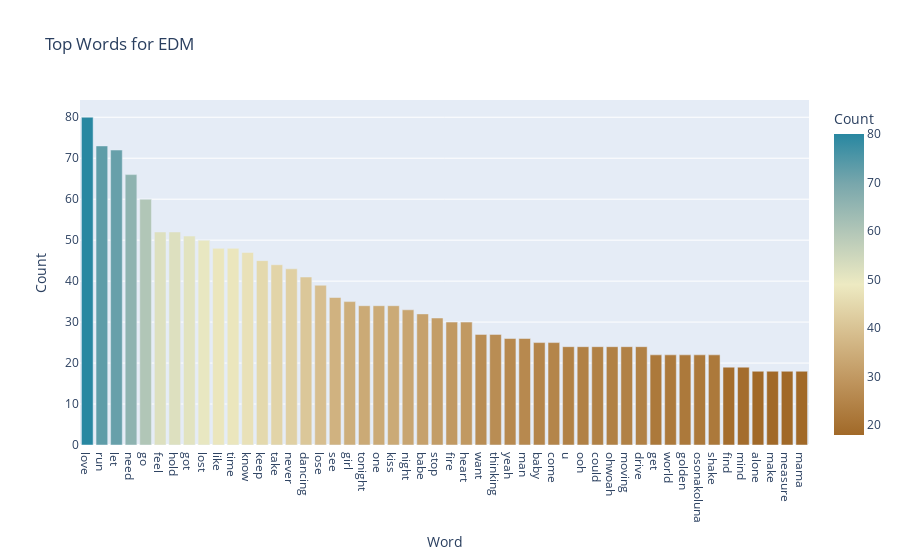

The notebook cell this image was saved under:
### Code cell
# Plot most common tokens
lyrics_top50_plot = px.bar(
    lyrics_top50_df,
    y = 'Count',
    color = "Count",
    color_continuous_scale='earth',
    title ='Top Words for EDM'
)
lyrics_top50_plot

### Figure 1 — Plotly figure (JSON) as saved in the notebook; plotly's stock layout.template omitted (floating-point values rounded to 4 significant figures)
{"data": [{"alignmentgroup": "True", "hovertemplate": "Word=%{x}<br>Count=%{marker.color}<extra></extra>", "legendgroup": "", "marker": {"color": [80, 73, 72, 66, 60, 52, 52, 51, 50, 48, 48, 47, 45, 44, 43, 41, 39, 36, 35, 34, 34, 34, 33, 32, 31, 30, 30, 27, 27, 26, 26, 25, 25, 24, 24, 24, 24, 24, 24, 22, 22, 22, 22, 22, 19, 19, 18, 18, 18, 18], "coloraxis": "coloraxis", "pattern": {"shape": ""}}, "name": "", "offsetgroup": "", "orientation": "v", "showlegend": false, "textposition": "auto", "type": "bar", "x": ["love", "run", "let", "need", "go", "feel", "hold", "got", "lost", "like", "time", "know", "keep", "take", "never", "dancing", "lose", "see", "girl", "tonight", "one", "kiss", "night", "babe", "stop", "fire", "heart", "want", "thinking", "yeah", "man", "baby", "come", "u", "ooh", "could", "ohwoah", "moving", "drive", "get", "world", "golden", "osonakoluna", "shake", "find", "mind", "alone", "make", "measure", "mama"], "xaxis": "x", "y": [80, 73, 72, 66, 60, 52, 52, 51, 50, 48, 48, 47, 45, 44, 43, 41, 39, 36, 35, 34, 34, 34, 33, 32, 31, 30, 30, 27, 27, 26, 26, 25, 25, 24, 24, 24, 24, 24, 24, 22, 22, 22, 22, 22, 19, 19, 18, 18, 18, 18], "yaxis": "y"}], "layout": {"barmode": "relative", "coloraxis": {"colorbar": {"title": {"text": "Count"}}, "colorscale": [[0, "rgb(161, 105, 40)"], [0.1667, "rgb(189, 146, 90)"], [0.3333, "rgb(214, 189, 141)"], [0.5, "rgb(237, 234, 194)"], [0.6667, "rgb(181, 200, 184)"], [0.8333, "rgb(121, 167, 172)"], [1, "rgb(40, 135, 161)"]]}, "legend": {"tracegroupgap": 0}, "title": {"text": "Top Words for EDM"}, "xaxis": {"anchor": "y", "domain": [0, 1], "title": {"text": "Word"}}, "yaxis": {"anchor": "x", "domain": [0, 1], "title": {"text": "Count"}}}}
